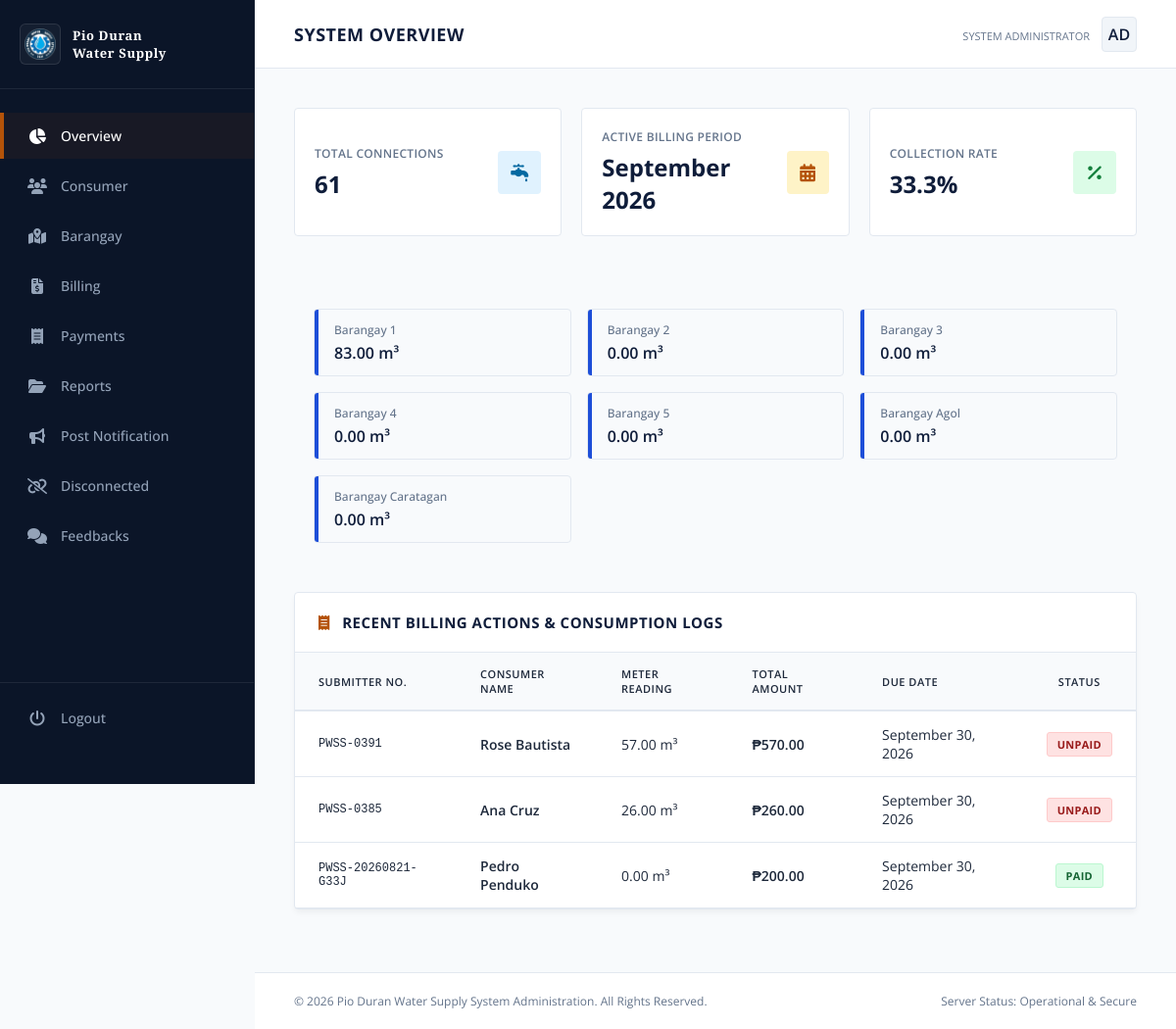
Before: /pwss/dashboard/ (signed in) with the older database file.
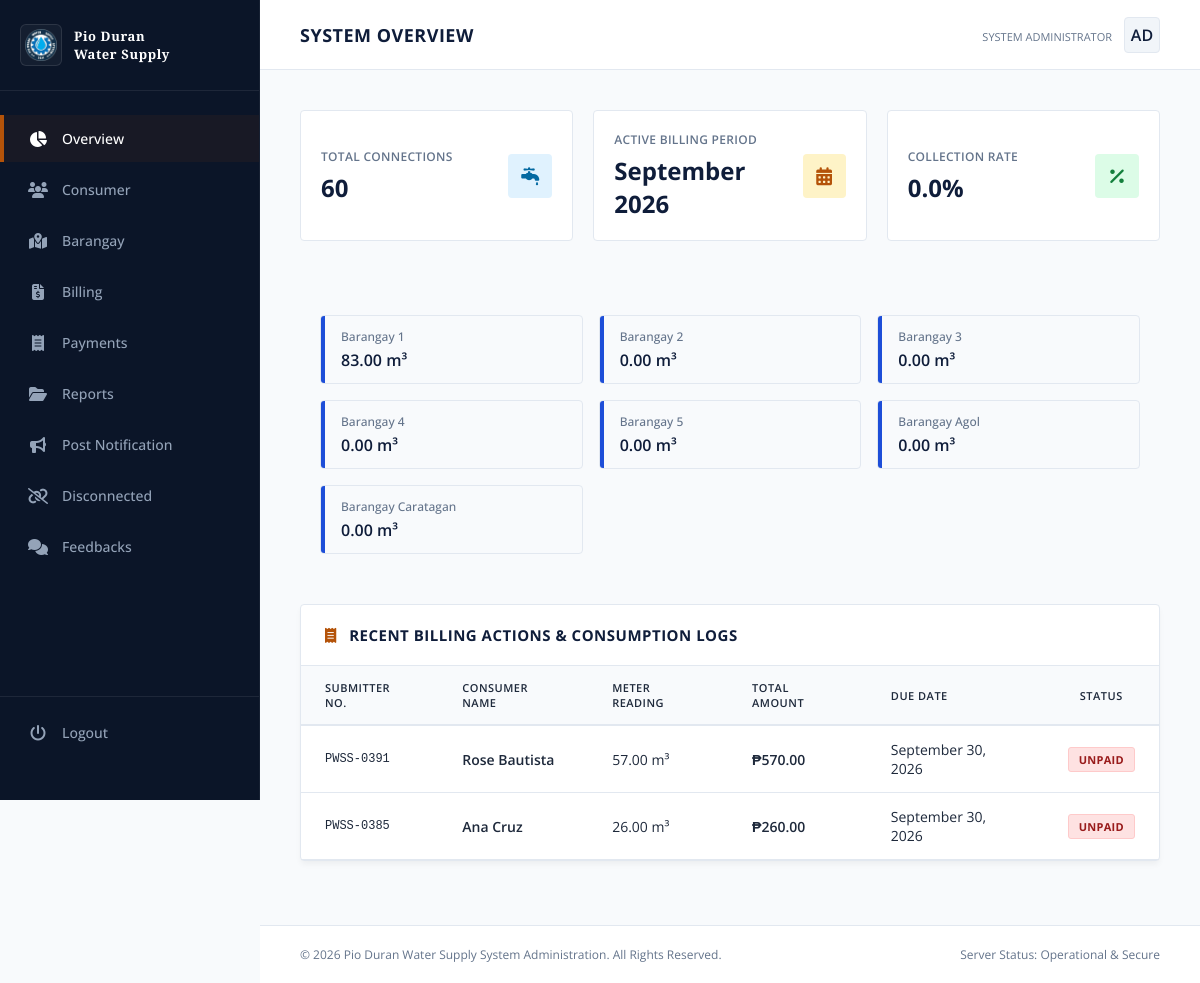
After: the same page with the newer database file.
### customer/models.py (models this page shows, shortened)
class Barangay(models.Model):
    barangay_name = models.CharField(max_length=100, unique=True)
    municipality = models.CharField(max_length=100)
    province = models.CharField(max_length=100)
    class Meta:
        ordering = ["barangay_name"]
        verbose_name_plural = "Barangays"

class Customer(models.Model):
    STATUS_CHOICES = (
        ("new", "New Applicant"),
        ("old", "Old Customer"),
    )
    user = models.OneToOneField(
        User,
        on_delete=models.CASCADE,
        related_name="customer_profile"
    )
    firstname = models.CharField(max_length=200)
    lastname = models.CharField(max_length=200)
    middlename = models.CharField(max_length=200)
    submitter_no = models.CharField(
        max_length=250,
        unique=True,
        blank=True,
        null=True
    )
    address = models.CharField(max_length=250)
    barangay = models.ForeignKey(
        Barangay,
        on_delete=models.PROTECT,
        related_name="customers"
    )
    status = models.CharField(
        max_length=20,
        choices=STATUS_CHOICES,
        default="new"
    )
    is_active = models.BooleanField(default=True)

### core/models.py (models this page shows, shortened)
class Billing(models.Model):
    STATUS_CHOICES = (
        ('unpaid', 'Unpaid'),
        ('paid', 'Paid'),
    )
    customer = models.ForeignKey(
        Customer,
        on_delete=models.CASCADE,
        related_name="billings"
    )
    billing_month = models.DateField()
    previous_reading = models.DecimalField(
        max_digits=10,
        decimal_places=2
    )
    current_reading = models.DecimalField(
        max_digits=10,
        decimal_places=2,
        null=True,
        blank=True
    )
    consumption = models.DecimalField(
        max_digits=10,
        decimal_places=2,
        editable=False
    )
    rate_per_cubic = models.DecimalField(
        max_digits=10,
        decimal_places=2,
        default=Decimal("25.00")
    )
    connection_fee = models.DecimalField(
        max_digits=10,
        decimal_places=2,
        default=Decimal("0.00"),
        blank=True,
        null=True
    )
    reconnection_fee = models.DecimalField(
        max_digits=10,
        decimal_places=2,
        default=Decimal("0.00"),
        blank=True,
        null=True
    )
    violation_fee = models.DecimalField(
        max_digits=10,
        decimal_places=2,
        default=Decimal("0.00"),
        blank=True,
        null=True
    )
    penalty_fee = models.DecimalField(
        max_digits=10,
        decimal_places=2,
        default=Decimal("0.00"),
        blank=True,
        null=True
    )
    total_amount = models.DecimalField(
        max_digits=10,
        decimal_places=2,
        editable=False
    )
    due_date = models.DateField()
    status = models.CharField(
        max_length=20,
        choices=STATUS_CHOICES,
        default="unpaid"
    )
    created_at = models.DateTimeField(auto_now_add=True)

### core/views.py (the view)
# urls.py: path('dashboard/', views.admin_dashboard, name='admin_dashboard'),
@login_required(login_url="login-view")
def admin_dashboard(request):
    total_connections = Customer.objects.count()
    pending_applicants = Customer.objects.filter(
        status="new"
    ).count()
    current_month = date.today().strftime("%B %Y")
    total_bills = Billing.objects.count()
    paid_bills = Billing.objects.filter(
        status="paid"
    ).count()
    if total_bills > 0:
        collection_rate = round(
            (paid_bills / total_bills) * 100,
            1
        )
    else:
        collection_rate = 0
    recent_billings = (
        Billing.objects
        .select_related("customer", "customer__barangay")
        .order_by("-created_at")[:10]
    )
    barangay_consumption = (
        Barangay.objects
        .annotate(
            total_consumption=Sum(
                "customers__billings__consumption"
            )
        )
        .order_by("barangay_name")
    )
    context = {
        "total_connections": total_connections,
        "pending_applicants": pending_applicants,
        "current_month": current_month,
        "collection_rate": collection_rate,
        "recent_billings": recent_billings,
        "barangay_consumption": barangay_consumption,
    }
    return render(
        request,
        "admin/admin_dashboard.html",
        context
    )

### core/templates/admin/admin_dashboard.html (shortened to what the changed rows need)
{% extends "admin.html" %}
{% block content %}
        <header class="top-navbar">
            <div class="page-title">
                <h1 id="current-view-title">System Overview</h1>
            </div>
        </header>
        <div class="workspace">
            <div class="metrics-grid">
                <div class="metric-card">
                    <div class="metric-details">
                        <p class="metric-label">Total Connections</p>
                        <h3>{{ total_connections }}</h3>
                    </div>
                </div>
                <div class="metric-card">
                    <div class="metric-details">
                        <p class="metric-label">Collection Rate</p>
                        <h3>{{ collection_rate }}%</h3>
                    </div>
                </div>
            </div>
            <div class="barangay-grid">
                {% for barangay in barangay_consumption %}
                    <div class="barangay-card">
                        <div class="barangay-indicator"></div>
                        <div class="barangay-details">
                            <span class="barangay-name">
                                {{ barangay.barangay_name }}
                            </span>
                            <span class="barangay-value font-semibold">
                                {{ barangay.total_consumption|default_if_none:0|floatformat:2 }} m³
                            </span>
                        </div>
                    </div>
                {% empty %}
                    <div class="empty-grid-state">
                        <i class="fa-solid fa-folder-open"></i>
                        No consumption records found.
                    </div>
                {% endfor %}
            </div>
            <div class="data-section table-card-wrapper">
                <div class="table-container">
                    <table class="classic-table">
                        <thead>
                            <tr>
                                <th>Submitter No.</th>
                                <th>Consumer Name</th>
                                <th>Meter Reading</th>
                                <th>Total Amount</th>
                                <th>Due Date</th>
                                <th style="text-align: center;">Status</th>
                            </tr>
                        </thead>
                        <tbody>
                            {% for bill in recent_billings %}
                            <tr>
                                <td class="font-mono">
                                    {{ bill.customer.submitter_no }}
                                </td>
                                <td class="font-semibold">
                                    {{ bill.customer.firstname }} {{ bill.customer.lastname}}
                                </td>
                                <td>
                                    {{ bill.current_reading }} m³
                                </td>
                                <td class="font-semibold">
                                    ₱{{ bill.total_amount }}
                                </td>
                                <td>
                                    {{ bill.due_date|date:"F d, Y" }}
                                </td>
                                <td style="text-align: center;">
                                    {% if bill.status == "paid" %}
                                        <span class="badge status-paid">Paid</span>
                                    {% else %}
                                        <span class="badge status-unpaid">Unpaid</span>
                                    {% endif %}
                                </td>
                            </tr>
                            {% empty %}
                            <tr>
                                <td colspan="6" style="text-align:center;" class="empty-table-state">
                                    <i class="fa-solid fa-folder-open"></i> No structural billing records found.
                                </td>
                            </tr>
                            {% endfor %}
                        </tbody>
                    </table>
                </div>
            </div>
        </div>
{% endblock %}

Changed rows visible on the page:
removed Billing: customer.submitter_no "PWSS-20260821-G33J", customer.firstname "Pedro", customer.lastname "Penduko", current_reading "0.00", total_amount "200.00", due_date "September 30, 2026", status "PAID"
Other visible differences:
{{ total_connections }}: "61" → "60"
{{ collection_rate }}: "33.3" → "0.0"
